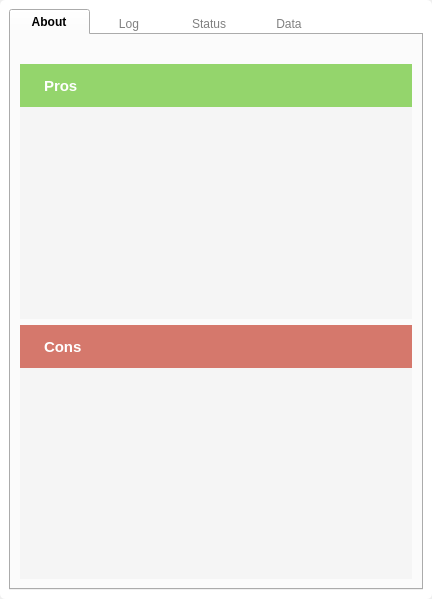
<?xml version="1.0" encoding="UTF-8"?>
<ui version="4.0">
 <class>Form</class>
 <widget class="QWidget" name="Form">
  <property name="windowModality">
   <enum>Qt::NonModal</enum>
  </property>
  <property name="geometry">
   <rect>
    <x>0</x>
    <y>0</y>
    <width>432</width>
    <height>599</height>
   </rect>
  </property>
  <property name="sizePolicy">
   <sizepolicy hsizetype="Expanding" vsizetype="Expanding">
    <horstretch>0</horstretch>
    <verstretch>0</verstretch>
   </sizepolicy>
  </property>
  <property name="maximumSize">
   <size>
    <width>580</width>
    <height>16777215</height>
   </size>
  </property>
  <property name="windowTitle">
   <string>Form</string>
  </property>
  <property name="styleSheet">
   <string notr="true">#frame {
	background-color: white;
	border-radius: 5px;
}

QTabBar::tab {
	width: 80px;
}

QTabBar::tab:selected {
	font-weight: bold;
	
}

QTabBar::tab:!selected {
	color: gray;
	border: none;
}

QTabBar::tab:top:!selected {
    margin-top: 3px;
}

QTabBar::tab:bottom:!selected {
    margin-bottom: 3px;
}

QTabBar::tab:!selected:hover {
    background: lightgray;
}

#pros_header QLabel, #cons_header QLabel {
	color: #fff;
	font-weight: bold;
	font-size: 11pt;
}

#pros_header {
	background-color: #94d56c;
}

#cons_header {
	background-color: #d5786c;
}

#advantage_list, #disadvantage_list {
	background-color: #f5f5f5;
}

#advantage_list QPushButton,  #disadvantage_list QPushButton {
	border: none;
	color: #000;
	text-align: left;
	padding-bottom: 3px;
}

#advantage_list QPushButton:hover,  #disadvantage_list QPushButton:hover {
	border-bottom: 3px solid #1b232f;
}

#advantage_list QLabel,  #disadvantage_list QLabel {
	background-color: #fdfaf1;
	border: 1px solid black;
}

#log_console {
	background-color: #1b232f;
	border-radius: 5%;
	color: #ebebeb;
	padding: 10px;
}

#client_status, #server_status, #client_data, #server_data {
	border: 1px solid silver;
	background-color: #fff;
}

#client_label, #server_label, #client_label_2, #server_label_2 {
	border: 1px solid silver;
	background-color: #e8e9eb;
	padding: 10px;
}

#connection_note, #data_note {
	border: 1px solid silver;
	border-left: 5px solid #4070f4;
	padding: 10px;
	background-color: #f5f5f5;
}

#strength_title {
	font-size: 11pt;
	font-weight: bold;
}

#measure_bar {
	min-height: 6px;
    max-height: 6px;
    border-radius: 3px;
	background-color: #d4d4d5;
}

#measure_bar::chunk {
	min-height: 6px;
    max-height: 6px;
    border-radius: 3px;
	background-color: #0b69e5;
}
</string>
  </property>
  <layout class="QVBoxLayout" name="verticalLayout">
   <property name="spacing">
    <number>0</number>
   </property>
   <property name="leftMargin">
    <number>0</number>
   </property>
   <property name="topMargin">
    <number>0</number>
   </property>
   <property name="rightMargin">
    <number>0</number>
   </property>
   <property name="bottomMargin">
    <number>0</number>
   </property>
   <item>
    <widget class="QFrame" name="frame">
     <property name="sizePolicy">
      <sizepolicy hsizetype="Expanding" vsizetype="Preferred">
       <horstretch>0</horstretch>
       <verstretch>0</verstretch>
      </sizepolicy>
     </property>
     <property name="frameShape">
      <enum>QFrame::StyledPanel</enum>
     </property>
     <property name="frameShadow">
      <enum>QFrame::Raised</enum>
     </property>
     <layout class="QVBoxLayout" name="verticalLayout_5">
      <item>
       <widget class="QTabWidget" name="tabWidget">
        <property name="cursor">
         <cursorShape>ArrowCursor</cursorShape>
        </property>
        <property name="tabShape">
         <enum>QTabWidget::Rounded</enum>
        </property>
        <property name="currentIndex">
         <number>0</number>
        </property>
        <widget class="QWidget" name="about_panel">
         <attribute name="title">
          <string>About</string>
         </attribute>
         <layout class="QVBoxLayout" name="verticalLayout_6">
          <item>
           <widget class="QLabel" name="about_description">
            <property name="text">
             <string/>
            </property>
            <property name="wordWrap">
             <bool>true</bool>
            </property>
           </widget>
          </item>
          <item>
           <layout class="QVBoxLayout" name="verticalLayout_7">
            <property name="spacing">
             <number>0</number>
            </property>
            <property name="topMargin">
             <number>0</number>
            </property>
            <item>
             <widget class="QWidget" name="pros_header" native="true">
              <property name="sizePolicy">
               <sizepolicy hsizetype="Preferred" vsizetype="Maximum">
                <horstretch>0</horstretch>
                <verstretch>0</verstretch>
               </sizepolicy>
              </property>
              <layout class="QHBoxLayout" name="horizontalLayout">
               <item>
                <widget class="QLabel" name="label_3">
                 <property name="sizePolicy">
                  <sizepolicy hsizetype="Maximum" vsizetype="Preferred">
                   <horstretch>0</horstretch>
                   <verstretch>0</verstretch>
                  </sizepolicy>
                 </property>
                 <property name="text">
                  <string/>
                 </property>
                 <property name="pixmap">
                  <pixmap>../../resources/icons/thumbs-up.svg</pixmap>
                 </property>
                </widget>
               </item>
               <item>
                <widget class="QLabel" name="pros_label">
                 <property name="sizePolicy">
                  <sizepolicy hsizetype="Preferred" vsizetype="Fixed">
                   <horstretch>0</horstretch>
                   <verstretch>0</verstretch>
                  </sizepolicy>
                 </property>
                 <property name="minimumSize">
                  <size>
                   <width>0</width>
                   <height>25</height>
                  </size>
                 </property>
                 <property name="text">
                  <string>Pros</string>
                 </property>
                </widget>
               </item>
              </layout>
             </widget>
            </item>
            <item>
             <widget class="QScrollArea" name="scrollArea">
              <property name="frameShape">
               <enum>QFrame::NoFrame</enum>
              </property>
              <property name="widgetResizable">
               <bool>true</bool>
              </property>
              <widget class="QWidget" name="advantage_list">
               <property name="geometry">
                <rect>
                 <x>0</x>
                 <y>0</y>
                 <width>380</width>
                 <height>199</height>
                </rect>
               </property>
               <layout class="QVBoxLayout" name="verticalLayout_13"/>
              </widget>
             </widget>
            </item>
           </layout>
          </item>
          <item>
           <layout class="QVBoxLayout" name="verticalLayout_8">
            <property name="spacing">
             <number>0</number>
            </property>
            <property name="topMargin">
             <number>0</number>
            </property>
            <item>
             <widget class="QWidget" name="cons_header" native="true">
              <property name="sizePolicy">
               <sizepolicy hsizetype="Preferred" vsizetype="Maximum">
                <horstretch>0</horstretch>
                <verstretch>0</verstretch>
               </sizepolicy>
              </property>
              <layout class="QHBoxLayout" name="horizontalLayout_2">
               <item>
                <widget class="QLabel" name="label_4">
                 <property name="sizePolicy">
                  <sizepolicy hsizetype="Maximum" vsizetype="Preferred">
                   <horstretch>0</horstretch>
                   <verstretch>0</verstretch>
                  </sizepolicy>
                 </property>
                 <property name="text">
                  <string/>
                 </property>
                 <property name="pixmap">
                  <pixmap>../../resources/icons/thumbs-down.svg</pixmap>
                 </property>
                </widget>
               </item>
               <item>
                <widget class="QLabel" name="cons_label">
                 <property name="sizePolicy">
                  <sizepolicy hsizetype="Preferred" vsizetype="Fixed">
                   <horstretch>0</horstretch>
                   <verstretch>0</verstretch>
                  </sizepolicy>
                 </property>
                 <property name="minimumSize">
                  <size>
                   <width>0</width>
                   <height>25</height>
                  </size>
                 </property>
                 <property name="text">
                  <string>Cons</string>
                 </property>
                </widget>
               </item>
              </layout>
             </widget>
            </item>
            <item>
             <widget class="QScrollArea" name="scrollArea_2">
              <property name="frameShape">
               <enum>QFrame::NoFrame</enum>
              </property>
              <property name="widgetResizable">
               <bool>true</bool>
              </property>
              <widget class="QWidget" name="disadvantage_list">
               <property name="geometry">
                <rect>
                 <x>0</x>
                 <y>0</y>
                 <width>380</width>
                 <height>199</height>
                </rect>
               </property>
               <layout class="QVBoxLayout" name="verticalLayout_14"/>
              </widget>
             </widget>
            </item>
           </layout>
          </item>
         </layout>
        </widget>
        <widget class="QWidget" name="log_panel">
         <attribute name="title">
          <string>Log</string>
         </attribute>
         <layout class="QVBoxLayout" name="verticalLayout_2">
          <item>
           <widget class="QPlainTextEdit" name="log_console">
            <property name="sizePolicy">
             <sizepolicy hsizetype="Expanding" vsizetype="Expanding">
              <horstretch>0</horstretch>
              <verstretch>0</verstretch>
             </sizepolicy>
            </property>
            <property name="frameShape">
             <enum>QFrame::NoFrame</enum>
            </property>
            <property name="frameShadow">
             <enum>QFrame::Plain</enum>
            </property>
            <property name="readOnly">
             <bool>true</bool>
            </property>
           </widget>
          </item>
         </layout>
        </widget>
        <widget class="QWidget" name="status_panel">
         <attribute name="title">
          <string>Status</string>
         </attribute>
         <layout class="QVBoxLayout" name="verticalLayout_3">
          <item>
           <widget class="QWidget" name="client_status" native="true">
            <layout class="QVBoxLayout" name="verticalLayout_9">
             <property name="spacing">
              <number>0</number>
             </property>
             <property name="leftMargin">
              <number>0</number>
             </property>
             <property name="topMargin">
              <number>0</number>
             </property>
             <property name="rightMargin">
              <number>0</number>
             </property>
             <property name="bottomMargin">
              <number>0</number>
             </property>
             <item>
              <widget class="QLabel" name="client_label">
               <property name="sizePolicy">
                <sizepolicy hsizetype="Preferred" vsizetype="Maximum">
                 <horstretch>0</horstretch>
                 <verstretch>0</verstretch>
                </sizepolicy>
               </property>
               <property name="styleSheet">
                <string notr="true">font-size: 11pt;</string>
               </property>
               <property name="text">
                <string>Client</string>
               </property>
              </widget>
             </item>
             <item>
              <layout class="QGridLayout" name="gridLayout">
               <property name="leftMargin">
                <number>20</number>
               </property>
               <property name="topMargin">
                <number>10</number>
               </property>
               <property name="bottomMargin">
                <number>10</number>
               </property>
               <property name="horizontalSpacing">
                <number>10</number>
               </property>
               <property name="verticalSpacing">
                <number>20</number>
               </property>
               <item row="1" column="0">
                <widget class="QLabel" name="label_5">
                 <property name="maximumSize">
                  <size>
                   <width>180</width>
                   <height>16777215</height>
                  </size>
                 </property>
                 <property name="text">
                  <string>Request</string>
                 </property>
                </widget>
               </item>
               <item row="0" column="0">
                <widget class="QLabel" name="label">
                 <property name="sizePolicy">
                  <sizepolicy hsizetype="Preferred" vsizetype="Preferred">
                   <horstretch>0</horstretch>
                   <verstretch>0</verstretch>
                  </sizepolicy>
                 </property>
                 <property name="maximumSize">
                  <size>
                   <width>180</width>
                   <height>16777215</height>
                  </size>
                 </property>
                 <property name="text">
                  <string>Connection</string>
                 </property>
                </widget>
               </item>
               <item row="0" column="1">
                <widget class="QLabel" name="label_2">
                 <property name="text">
                  <string>Established</string>
                 </property>
                </widget>
               </item>
               <item row="1" column="1">
                <widget class="QLabel" name="request_status">
                 <property name="text">
                  <string>NULL</string>
                 </property>
                </widget>
               </item>
               <item row="2" column="0">
                <widget class="QLabel" name="label_7">
                 <property name="maximumSize">
                  <size>
                   <width>180</width>
                   <height>16777215</height>
                  </size>
                 </property>
                 <property name="text">
                  <string>Timestamp</string>
                 </property>
                </widget>
               </item>
               <item row="2" column="1">
                <widget class="QLabel" name="timestamp_status">
                 <property name="text">
                  <string>NULL</string>
                 </property>
                </widget>
               </item>
              </layout>
             </item>
            </layout>
           </widget>
          </item>
          <item>
           <widget class="QWidget" name="server_status" native="true">
            <layout class="QVBoxLayout" name="verticalLayout_10">
             <property name="spacing">
              <number>0</number>
             </property>
             <property name="leftMargin">
              <number>0</number>
             </property>
             <property name="topMargin">
              <number>0</number>
             </property>
             <property name="rightMargin">
              <number>0</number>
             </property>
             <property name="bottomMargin">
              <number>0</number>
             </property>
             <item>
              <widget class="QLabel" name="server_label">
               <property name="sizePolicy">
                <sizepolicy hsizetype="Preferred" vsizetype="Maximum">
                 <horstretch>0</horstretch>
                 <verstretch>0</verstretch>
                </sizepolicy>
               </property>
               <property name="styleSheet">
                <string notr="true">font-size: 11pt;</string>
               </property>
               <property name="text">
                <string>Server</string>
               </property>
              </widget>
             </item>
             <item>
              <layout class="QGridLayout" name="gridLayout_2" rowstretch="0,0,0">
               <property name="leftMargin">
                <number>20</number>
               </property>
               <property name="topMargin">
                <number>10</number>
               </property>
               <property name="bottomMargin">
                <number>10</number>
               </property>
               <property name="horizontalSpacing">
                <number>10</number>
               </property>
               <property name="verticalSpacing">
                <number>20</number>
               </property>
               <item row="2" column="1">
                <widget class="QLabel" name="response_status">
                 <property name="text">
                  <string>NULL</string>
                 </property>
                </widget>
               </item>
               <item row="0" column="0">
                <widget class="QLabel" name="label_9">
                 <property name="maximumSize">
                  <size>
                   <width>180</width>
                   <height>16777215</height>
                  </size>
                 </property>
                 <property name="text">
                  <string>Status</string>
                 </property>
                </widget>
               </item>
               <item row="2" column="0">
                <widget class="QLabel" name="label_11">
                 <property name="maximumSize">
                  <size>
                   <width>180</width>
                   <height>16777215</height>
                  </size>
                 </property>
                 <property name="text">
                  <string>Response</string>
                 </property>
                </widget>
               </item>
               <item row="0" column="1">
                <widget class="QLabel" name="server_status_message">
                 <property name="text">
                  <string>OK</string>
                 </property>
                </widget>
               </item>
               <item row="1" column="0">
                <widget class="QLabel" name="label_13">
                 <property name="maximumSize">
                  <size>
                   <width>180</width>
                   <height>16777215</height>
                  </size>
                 </property>
                 <property name="text">
                  <string>Status Code</string>
                 </property>
                </widget>
               </item>
               <item row="1" column="1">
                <widget class="QLabel" name="server_status_code">
                 <property name="text">
                  <string>200</string>
                 </property>
                </widget>
               </item>
              </layout>
             </item>
            </layout>
           </widget>
          </item>
          <item>
           <widget class="QScrollArea" name="scrollArea_3">
            <property name="frameShape">
             <enum>QFrame::NoFrame</enum>
            </property>
            <property name="widgetResizable">
             <bool>true</bool>
            </property>
            <widget class="QWidget" name="scrollAreaWidgetContents">
             <property name="geometry">
              <rect>
               <x>0</x>
               <y>0</y>
               <width>361</width>
               <height>222</height>
              </rect>
             </property>
             <layout class="QVBoxLayout" name="verticalLayout_15">
              <property name="spacing">
               <number>0</number>
              </property>
              <property name="leftMargin">
               <number>0</number>
              </property>
              <property name="topMargin">
               <number>0</number>
              </property>
              <property name="rightMargin">
               <number>0</number>
              </property>
              <property name="bottomMargin">
               <number>0</number>
              </property>
              <item>
               <widget class="QLabel" name="connection_note">
                <property name="sizePolicy">
                 <sizepolicy hsizetype="Preferred" vsizetype="Expanding">
                  <horstretch>0</horstretch>
                  <verstretch>0</verstretch>
                 </sizepolicy>
                </property>
                <property name="text">
                 <string>&lt;p&gt;&lt;b&gt;Preventing Data Breach&lt;/b&gt;: Connecting to an unverified server can lead to data breaches. Hackers can set up fake servers to steal user credentials.&lt;/p&gt;

&lt;p&gt;&lt;b&gt;Avoiding Man-in-the-Middle Attacks&lt;/b&gt;: Without verification, the client could fall victim to a man-in-the-middle attack, where a malicious entity intercepts and potentially alters communication between the client and server.&lt;/p&gt;

&lt;p&gt;&lt;b&gt;Ensuring Data Integrity&lt;/b&gt;: Verifying the server’s identity ensures that the data sent by the client reaches the intended recipient without being tampered with.&lt;/p&gt;</string>
                </property>
                <property name="wordWrap">
                 <bool>true</bool>
                </property>
               </widget>
              </item>
             </layout>
            </widget>
           </widget>
          </item>
         </layout>
        </widget>
        <widget class="QWidget" name="data_panel">
         <attribute name="title">
          <string>Data</string>
         </attribute>
         <layout class="QVBoxLayout" name="verticalLayout_4">
          <item>
           <widget class="QWidget" name="client_data" native="true">
            <layout class="QVBoxLayout" name="layout_2">
             <property name="spacing">
              <number>0</number>
             </property>
             <property name="leftMargin">
              <number>0</number>
             </property>
             <property name="topMargin">
              <number>0</number>
             </property>
             <property name="rightMargin">
              <number>0</number>
             </property>
             <property name="bottomMargin">
              <number>0</number>
             </property>
             <item>
              <widget class="QLabel" name="client_label_2">
               <property name="sizePolicy">
                <sizepolicy hsizetype="Preferred" vsizetype="Maximum">
                 <horstretch>0</horstretch>
                 <verstretch>0</verstretch>
                </sizepolicy>
               </property>
               <property name="styleSheet">
                <string notr="true">font-size: 11pt;</string>
               </property>
               <property name="text">
                <string>Client</string>
               </property>
              </widget>
             </item>
             <item>
              <layout class="QGridLayout" name="client_data_layout">
               <property name="leftMargin">
                <number>20</number>
               </property>
               <property name="topMargin">
                <number>10</number>
               </property>
               <property name="bottomMargin">
                <number>10</number>
               </property>
               <property name="spacing">
                <number>20</number>
               </property>
              </layout>
             </item>
            </layout>
           </widget>
          </item>
          <item>
           <widget class="QWidget" name="server_data" native="true">
            <layout class="QVBoxLayout" name="verticalLayout_11">
             <property name="spacing">
              <number>0</number>
             </property>
             <property name="leftMargin">
              <number>0</number>
             </property>
             <property name="topMargin">
              <number>0</number>
             </property>
             <property name="rightMargin">
              <number>0</number>
             </property>
             <property name="bottomMargin">
              <number>0</number>
             </property>
             <item>
              <widget class="QLabel" name="server_label_2">
               <property name="sizePolicy">
                <sizepolicy hsizetype="Preferred" vsizetype="Maximum">
                 <horstretch>0</horstretch>
                 <verstretch>0</verstretch>
                </sizepolicy>
               </property>
               <property name="styleSheet">
                <string notr="true">font-size: 11pt;</string>
               </property>
               <property name="text">
                <string>Server</string>
               </property>
              </widget>
             </item>
             <item>
              <layout class="QGridLayout" name="server_data_layout" rowstretch="0">
               <property name="leftMargin">
                <number>20</number>
               </property>
               <property name="topMargin">
                <number>10</number>
               </property>
               <property name="bottomMargin">
                <number>10</number>
               </property>
               <property name="spacing">
                <number>20</number>
               </property>
              </layout>
             </item>
            </layout>
           </widget>
          </item>
          <item>
           <widget class="QWidget" name="data_note_container" native="true">
            <property name="sizePolicy">
             <sizepolicy hsizetype="Preferred" vsizetype="Expanding">
              <horstretch>0</horstretch>
              <verstretch>0</verstretch>
             </sizepolicy>
            </property>
            <layout class="QVBoxLayout" name="verticalLayout_12">
             <property name="spacing">
              <number>11</number>
             </property>
             <property name="leftMargin">
              <number>0</number>
             </property>
             <property name="topMargin">
              <number>11</number>
             </property>
             <property name="rightMargin">
              <number>0</number>
             </property>
             <property name="bottomMargin">
              <number>0</number>
             </property>
             <item>
              <widget class="QLabel" name="strength_title">
               <property name="sizePolicy">
                <sizepolicy hsizetype="Preferred" vsizetype="Maximum">
                 <horstretch>0</horstretch>
                 <verstretch>0</verstretch>
                </sizepolicy>
               </property>
               <property name="text">
                <string>Security Level</string>
               </property>
              </widget>
             </item>
             <item>
              <widget class="QProgressBar" name="measure_bar">
               <property name="value">
                <number>0</number>
               </property>
               <property name="textVisible">
                <bool>false</bool>
               </property>
              </widget>
             </item>
             <item>
              <widget class="QScrollArea" name="scrollArea_4">
               <property name="frameShape">
                <enum>QFrame::NoFrame</enum>
               </property>
               <property name="widgetResizable">
                <bool>true</bool>
               </property>
               <widget class="QWidget" name="scrollAreaWidgetContents_2">
                <property name="geometry">
                 <rect>
                  <x>0</x>
                  <y>0</y>
                  <width>382</width>
                  <height>323</height>
                 </rect>
                </property>
                <layout class="QVBoxLayout" name="verticalLayout_16">
                 <property name="spacing">
                  <number>0</number>
                 </property>
                 <property name="leftMargin">
                  <number>0</number>
                 </property>
                 <property name="topMargin">
                  <number>0</number>
                 </property>
                 <property name="rightMargin">
                  <number>0</number>
                 </property>
                 <property name="bottomMargin">
                  <number>0</number>
                 </property>
                 <item>
                  <widget class="QLabel" name="data_note">
                   <property name="text">
                    <string/>
                   </property>
                   <property name="wordWrap">
                    <bool>true</bool>
                   </property>
                  </widget>
                 </item>
                </layout>
               </widget>
              </widget>
             </item>
            </layout>
           </widget>
          </item>
         </layout>
        </widget>
       </widget>
      </item>
     </layout>
    </widget>
   </item>
  </layout>
 </widget>
 <resources/>
 <connections/>
</ui>
